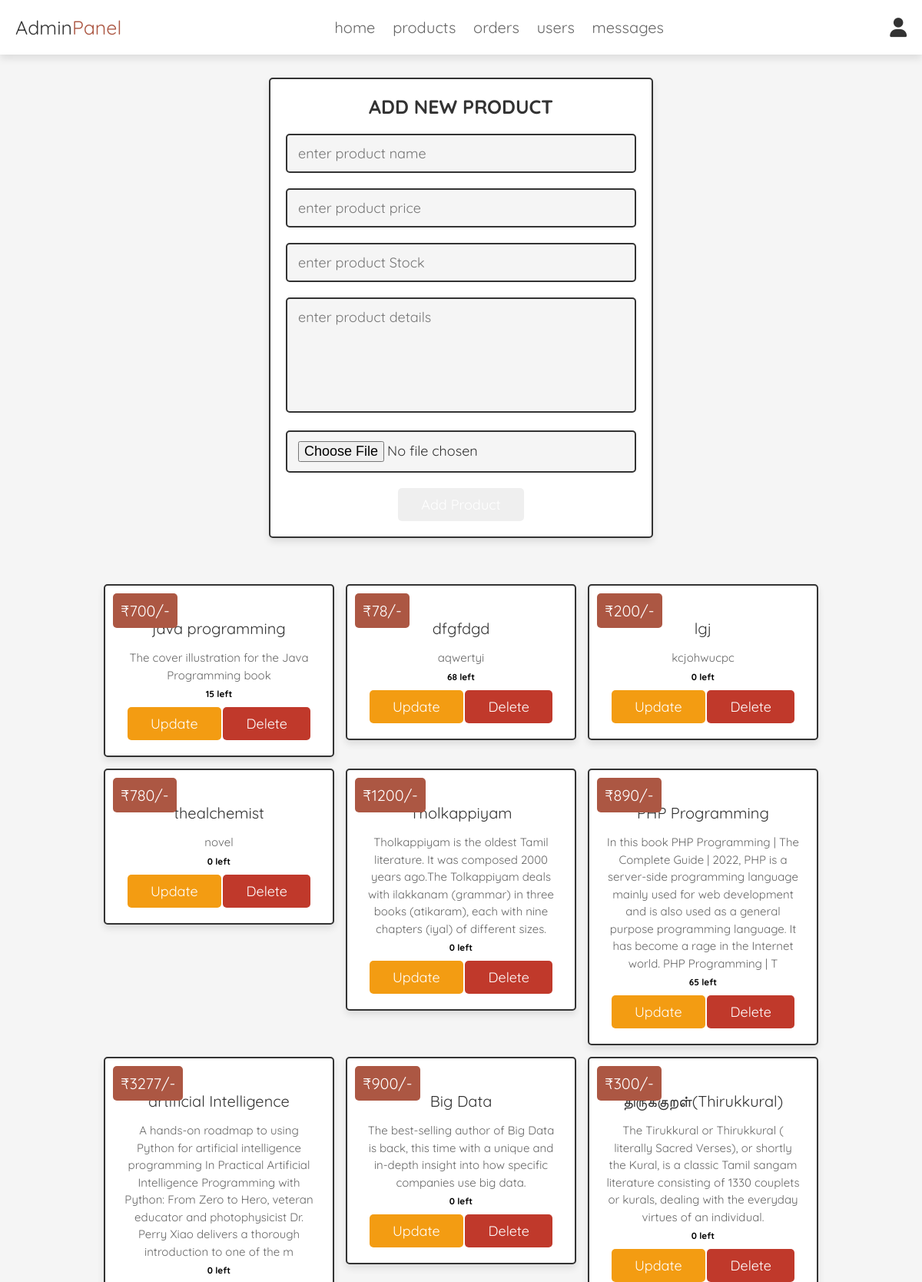
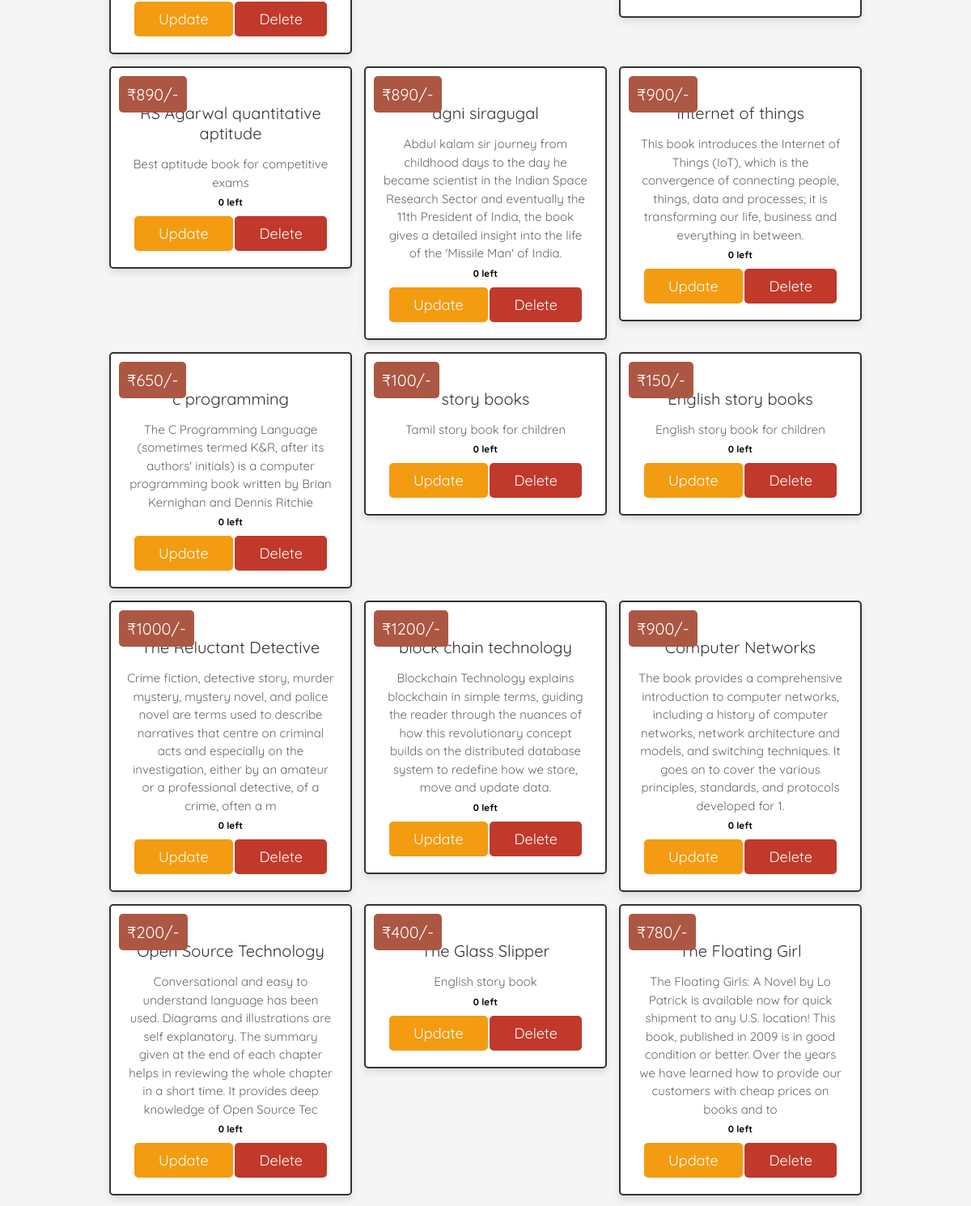
The app's page /admin_products.php (signed in, upper part) with its own data (2 pictures, top to bottom).
### tables this page shows
CREATE TABLE `products` (
  `id` int(10) NOT NULL,
  `name` varchar(50) NOT NULL,
  `in_stock` int(11) NOT NULL,
  `details` varchar(255) NOT NULL,
  `price` int(5) NOT NULL,
  `image` varchar(50) NOT NULL
);

### admin_products.php (the view, shortened to what this page needs)
<?php
@include 'config.php';
?>
<!DOCTYPE html>
<html lang="en">
<head>
   <link rel="stylesheet" href="https://cdnjs.cloudflare.com/ajax/libs/font-awesome/6.0.0/css/all.min.css">
   <link rel="stylesheet" href="css/admin_style.css">
</head>
<body>
<?php @include 'admin_header.php'; ?>
<section class="add-products">
   <form action="" method="POST" enctype="multipart/form-data">
      <h3>add new product</h3>
      <input type="text" class="box" required placeholder="enter product name" name="name">
      <input type="text" min="0" max="25" class="box" required placeholder="enter product price" name="price">
      <input type="number" min="0" max="100" class="box" required placeholder="enter product Stock" name="in_stock">
      <textarea name="details" class="box" required placeholder="enter product details" cols="30" rows="10"></textarea>
      <input type="file" accept="image/jpg, image/jpeg, image/png" required class="box" name="image">
      <input type="submit" value="add product" name="add_product" class="btn">
   </form>
</section>
<section class="show-products">
   <div class="box-container">
      <?php
         $select_products = mysqli_query($conn, "SELECT * FROM `products`") or die('query failed');
         if(mysqli_num_rows($select_products) > 0){
            while($fetch_products = mysqli_fetch_assoc($select_products)){
      ?>
      <div class="box">
         <div class="price">₹<?php echo $fetch_products['price']; ?>/-</div>
         <div class="name"><?php echo $fetch_products['name']; ?></div>
         <div class="details"><?php echo $fetch_products['details']; ?></div>
         <h3><?php echo $fetch_products['in_stock']." left"; ?></h3>
         <a href="admin_update_product.php?update=<?php echo $fetch_products['id']; ?>" class="option-btn">update</a>
         <a href="admin_products.php?delete=<?php echo $fetch_products['id']; ?>" class="delete-btn" onclick="return confirm('delete this product?');">delete</a>
      </div>
      <?php
         }
      }else{
         echo '<p class="empty">no products added yet!</p>';
      }
      ?>
   </div>
</section>
</body>
</html>

### admin_style.css (style rules this page uses)
:root { --brown:#AC5743; --red:#c0392b; --orange:#f39c12; --black:#333; --white:#fff; --light-color:#666; --light-white:#ccc; --light-bg:#f5f5f5; --border:.2rem solid var(--black); --box-shadow:0 .5rem 1rem rgba(0,0,0,.1); }
* { font-family: 'Quicksand', sans-serif; margin:0; padding:0; box-sizing: border-box; outline: none; border:none; text-decoration: none; transition:all .2s linear; }
html { font-size: 62.5%; overflow-x: hidden; scroll-behavior: smooth; scroll-padding-top: 6.5rem; }
body { background: var(--light-bg); }
section { padding:3rem 2rem; }
.btn, .delete-btn, .option-btn { display: inline-block; border-radius: .5rem; margin-top: 1rem; font-size: 1.8rem; color:var(--white); cursor: pointer; padding:1rem 3rem; text-transform: capitalize; }
.btn { background-color: varbrownblue; }
.delete-btn { background-color: var(--red); }
.option-btn { background-color: var(--orange); }
.add-products form { max-width: 50rem; border-radius: .5rem; background-color: var(--white); border:var(--border); padding:2rem; text-align: center; margin:0 auto; box-shadow: var(--box-shadow); }
.add-products form h3 { font-size: 2.5rem; text-transform: uppercase; color:var(--black); margin-bottom: 1rem; }
.add-products form .box { width: 100%; margin:1rem 0; font-size: 1.8rem; color:var(--black); border-radius: .5rem; background-color: var(--light-bg); padding:1.2rem 1.4rem; border:var(--border); }
.add-products form textarea { height: 15rem; resize: none; }
.show-products .box-container { display: grid; grid-template-columns: repeat(auto-fit, 30rem); gap:1.5rem; align-items: flex-start; max-width: 1200px; margin: 0 auto; justify-content: center; }
.show-products .box-container .box { text-align: center; padding:2rem; border:var(--border); background-color: var(--white); box-shadow: var(--box-shadow); border-radius: .5rem; position: relative; }
.show-products .box-container .box .price { background-color: var(--brown); position: absolute; top:1rem; left:1rem; border-radius: .5rem; color:var(--white); padding:1rem; font-size: 2rem; }
.show-products .box-container .box .name { margin:1rem 0; font-size: 2rem; color:var(--black); }
.show-products .box-container .box .details { line-height: 1.5; color:var(--light-color); font-size: 1.5rem; padding:.5rem 0; }

### records on screen
products: price "700", name "java programming", details "The cover illustration for the Java Programming book", in_stock "15"
products: price "78", name "dfgfdgd", details "aqwertyi", in_stock "68"
products: price "200", name "lgj", details "kcjohwucpc", in_stock "0"
products: price "780", name "thealchemist", details "novel", in_stock "0"
products: price "1200", name "Tholkappiyam", details "Tholkappiyam is the oldest Tamil literature. It was composed 2000 years ago.The Tolkappiyam deals with ilakkanam (grammar) in three books (atikaram), each with nine chapters (iyal) of different sizes.", in_stock "0"
products: price "890", name "PHP Programming", details "In this book PHP Programming | The Complete Guide | 2022, PHP is a server-side programming language mainly used for web development and is also used as a general purpose programming language. It has become a rage in the Internet world. PHP Programming | T", in_stock "65"
products: price "3277", name "artificial Intelligence", details "A hands-on roadmap to using Python for artificial intelligence programming In Practical Artificial Intelligence Programming with Python: From Zero to Hero, veteran educator and photophysicist Dr. Perry Xiao delivers a thorough introduction to one of the m", in_stock "0"
products: price "900", name "Big Data", details "The best-selling author of Big Data is back, this time with a unique and in-depth insight into how specific companies use big data.", in_stock "0"
products: price "300", name "திருக்குறள்(Thirukkural)", details "The Tirukkural or Thirukkural ( literally Sacred Verses), or shortly the Kural, is a classic Tamil sangam literature consisting of 1330 couplets or kurals, dealing with the everyday virtues of an individual.", in_stock "0"
products: price "890", name "RS Agarwal quantitative aptitude", details "Best aptitude book for competitive exams", in_stock "0"
products: price "890", name "agni siragugal", details "Abdul kalam sir journey from childhood days to the day he became scientist in the Indian Space Research Sector and eventually the 11th President of India, the book gives a detailed insight into the life of the 'Missile Man' of India.", in_stock "0"
products: price "900", name "Internet of things", details "This book introduces the Internet of Things (IoT), which is the convergence of connecting people, things, data and processes; it is transforming our life, business and everything in between.", in_stock "0"
products: price "650", name "c programming", details "The C Programming Language (sometimes termed K&R, after its authors' initials) is a computer programming book written by Brian Kernighan and Dennis Ritchie", in_stock "0"
products: price "100", name "story books", details "Tamil story book for children", in_stock "0"
products: price "150", name "English story books", details "English story book for children", in_stock "0"
products: price "1000", name "The Reluctant Detective", details "Crime fiction, detective story, murder mystery, mystery novel, and police novel are terms used to describe narratives that centre on criminal acts and especially on the investigation, either by an amateur or a professional detective, of a crime, often a m", in_stock "0"
products: price "1200", name "block chain technology", details "Blockchain Technology explains blockchain in simple terms, guiding the reader through the nuances of how this revolutionary concept builds on the distributed database system to redefine how we store, move and update data.", in_stock "0"
products: price "900", name "Computer Networks", details "The book provides a comprehensive introduction to computer networks, including a history of computer networks, network architecture and models, and switching techniques. It goes on to cover the various principles, standards, and protocols developed for 1.", in_stock "0"
products: price "200", name "Open Source Technology", details "Conversational and easy to understand language has been used. Diagrams and illustrations are self explanatory. The summary given at the end of each chapter helps in reviewing the whole chapter in a short time. It provides deep knowledge of Open Source Tec", in_stock "0"
products: price "400", name "The Glass Slipper", details "English story book", in_stock "0"
products: price "780", name "The Floating Girl", details "The Floating Girls: A Novel by Lo Patrick is available now for quick shipment to any U.S. location! This book, published in 2009 is in good condition or better. Over the years we have learned how to provide our customers with cheap prices on books and to", in_stock "0"
